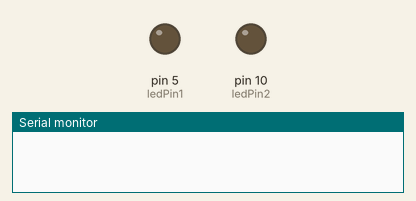
Bench run of a sketch on a simulated Arduino Uno, built with avr-gcc and run on an emulated ATmega328P. Shown: output pins drawn as LEDs (lit = HIGH), the last lines printed to the serial monitor.

Above: at 0.1 s.
At 5.1 s:
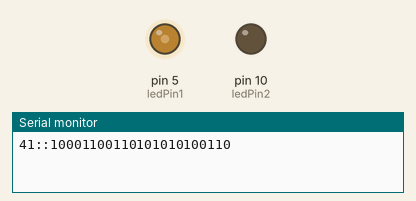
Timing chart, 0 to 6.6 s (numbered marks = the images above):
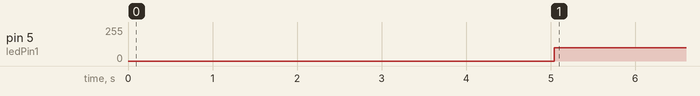

Measured:
- by itself, pin 5 (ledPin1): 0/255 → 99/255 at 5.0 s

The sketch:

VLC_unequal_serial_MAE.ino
```cpp
const int freq_on = 3000;
const int freq_off = 2000;
int value_on = 16000000 / 256 /  freq_on / 2;
int value_off = 16000000 / 256 /  freq_off / 2;
const int value[2] = {value_off,value_on};

const int ledPin1 = 5;
const int ledPin2 = 10;
const int pwmWidth = 2;

byte data1 = 0x41;  // 41::10001100110101010100110
byte data_t;

int counter1 = 0;
const int packet1Size = 23;
bool led1Status = false;
byte packet1[packet1Size];

void initializeTimer()
{
  noInterrupts();
  TCCR1A = 0;
  TCCR1B = 0;
  TCNT1  = 0;

  OCR1A = value[led1Status];      // compare match register 16MHz/256/2Hz
  TCCR1B |= (1 << WGM12);   // CTC mode
  TCCR1B |= (1 << CS12);    // 256 prescaler
  TIMSK1 |= (1 << OCIE1A);  // enable timer compare interrupt
  interrupts();             // enable all interrupts
}

ISR(TIMER1_COMPA_vect)
{
 if(counter1 < packet1Size)
  {
    // -- Switch led on if its off and current bit is 1
    if(packet1[counter1] == 1 && led1Status == false)
    {
      led1Status = true;
      OCR1A = value[led1Status];
      digitalWrite(ledPin1,led1Status);
    }
    // -- Switch led off if its on and current bit is 0
    else if(packet1[counter1] == 0 && led1Status == true)
    {
      led1Status = false;
      OCR1A = value[led1Status];
      digitalWrite(ledPin1,led1Status);
    }
  }
  counter1++; // Go to next bit

  //reset counter
  if(counter1 == packet1Size)
     counter1 = 0;
}

// Function for parity check
byte parity(byte x)
{
   byte y;
   y = x ^ (x >> 1);
   y = y ^ (y >> 2);
   y = y ^ (y >> 4);
   y = y ^ (y >> 8);
   y = y ^ (y >>16);
   return y & 1;
}

void makePacket1()
{
  int i=0,j=0;
  while(i<8)
  {
    if(j==0)
    {
      packet1[j++] = 1; // 1st bit of start of packet
      continue;
    }
    if(j<4)   // --2nd,3rd and 4th bits of start of packet
    {
      packet1[j++] = 0;
      continue;
    }

    if(j==4)    // 5th bit start
    {
      packet1[j++] = 1;
      continue;
    }

    byte tmp = (data1) & (0x80>>i);
    if(tmp == 0)  // -- bits for symbol 0
    {
      packet1[j++] = 1; //part 1 of data
      packet1[j++] = 0; //part 2 of data
      i++;
    }
    else    // -- bits for symbol 1
    {
      packet1[j++] = 0; //part 1 of data
      packet1[j++] = 1; //part 2 of data
      i++;
    }
    if(i==8)
    {
      if(parity(data1))
      {
        packet1[j++] = 0; //part 1 of parity
        packet1[j++] = 1; //part 2 of parity
      }
      else
      {
        packet1[j++] = 1; //part 1 of parity
        packet1[j++] = 0; //part 2 of parity
      }
    }
  }
 // printPacket();
}

// Function for printing packets through serial port
void printPacket()
{
  Serial.print(data1,HEX);
  Serial.print("::");
  int i=0;
  while(i<packet1Size)
  {
    Serial.print(packet1[i]);
    i++;
  }
  Serial.println();
}

void setup()
{
  makePacket1();
  pinMode(ledPin1, OUTPUT);
  Serial.begin(115200);
  pinMode(10,OUTPUT);
  delay(5000);
  printPacket();
  initializeTimer();
}

void loop()
{}

void serialEvent()
{
  digitalWrite(10,HIGH);
  delayMicroseconds(50);
  while(Serial.available())
  {
    data_t = Serial.read();
  }
  if(data_t != 10)
  {
    data1 = data_t;
    makePacket1();
  }
  digitalWrite(10,LOW);
}
```
